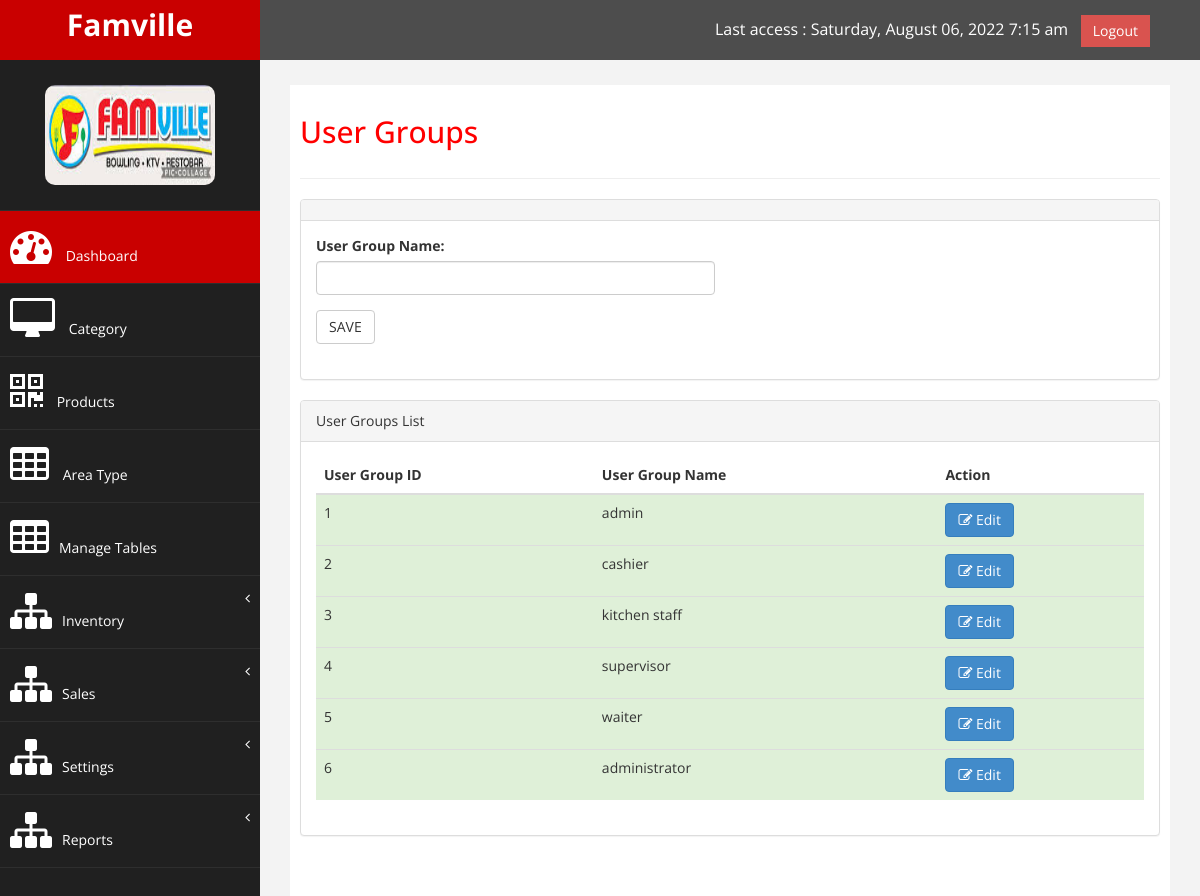
Page /index_admin.php?page=user_group on the committed database.
### tables this page shows
CREATE TABLE `user_groups` (
  `user_groups_id` int(11) NOT NULL,
  `user_groups` varchar(100) NOT NULL
);

### index_admin.php (called while the page is built, shortened)
<?php
include('admin/header.php');
include('admin/side_bar.php');
if(isset($_GET['page'])){
    $page=$_GET['page'];
}else{
    $page='category';
}
include('admin/'.$page.'.php');
include('admin/footer.php');
?>

### admin/user_group.php (the view, shortened to what this page needs)
<div id="page-wrapper">
            <div id="page-inner">
                <div class="row">
                    <div class="col-md-12">
                     <h2>User Groups</h2>
                    </div>
                </div>
                 <hr>
               <div class="row">
                <div class="col-md-12">
                    <div class="panel panel-default">
                        <div class="panel-heading">
                        </div>
                        <div class="panel-body">
                            <div class="row">
                                <div class="col-md-6">
                                    <form action="" method="post" enctype="multipart/form-data">
                                        <div class="form-group">
                                            <label>User Group Name:</label>
                                            <input type="text" name="group_name" class="form-control"/>
                                        </div>
                                        <button type="submit" name="btn_save" class="btn btn-default">SAVE</button>
                                    </form>
                                    <br/>
    </div>
                            </div>
                        </div>
                    </div>
                </div>
            </div>
            <div class="panel panel-default">
                        <div class="panel-heading">
                            User Groups List
                        </div>
                        <div class="panel-body">
                            <div class="table-responsive">
                                <table class="table">
                                    <thead>
                                        <tr>
                                            <th>User Group ID</th>
                                            <th>User Group Name</th>
                                            <th>Action</th>
                                        </tr>
                                    </thead>
                                    <tbody>
                                    <?php
                                    include('config.php');
                                    $sql_select='SELECT * FROM `user_groups`';
                                    $qry_select=mysqli_query($CON, $sql_select) or die(mysqli_error($qry_select));
                                    while($row=mysqli_fetch_array($qry_select)){
                                        $user_groups_id=$row['user_groups_id'];
                                        $user_groups=$row['user_groups'];
                                    ?>
                                        <tr class="success">
                                            <td><?php echo $user_groups_id; ?></td>
                                            <td><?php echo $user_groups; ?></td>
                                            <td>
                                            <button class="btn btn-primary"><i class="fa fa-edit "></i> Edit</button>
                                            </td>
                                        </tr>
                                    <?php
                                    }
                                    ?>
                                    </tbody>
                                </table>
                            </div>
                        </div>
                    </div>
    </div>
            </div>

### assets/css/custom.css (style rules this page uses)
body { font-family: 'Open Sans', sans-serif; }
#page-wrapper { padding: 15px 15px; min-height: 600px; background:#F3F3F3; }
#page-inner { width:100%; margin:10px 20px 10px 0px; background-color:#fff!important; padding:10px; min-height:1200px; }
h2 { color: #f00; }
@media (min-width:768px) { #page-wrapper { margin: 0 0 0 260px; padding: 15px 30px; min-height: 1200px; } }

### rows in the picture
user_groups: user_groups_id "1", user_groups "admin"
user_groups: user_groups_id "2", user_groups "cashier"
user_groups: user_groups_id "3", user_groups "kitchen staff"
user_groups: user_groups_id "4", user_groups "supervisor"
user_groups: user_groups_id "5", user_groups "waiter"
user_groups: user_groups_id "6", user_groups "administrator"
